Frame 1 (no input): blank canvas, image omitted
Frame 60 (no input): blank canvas, image omitted
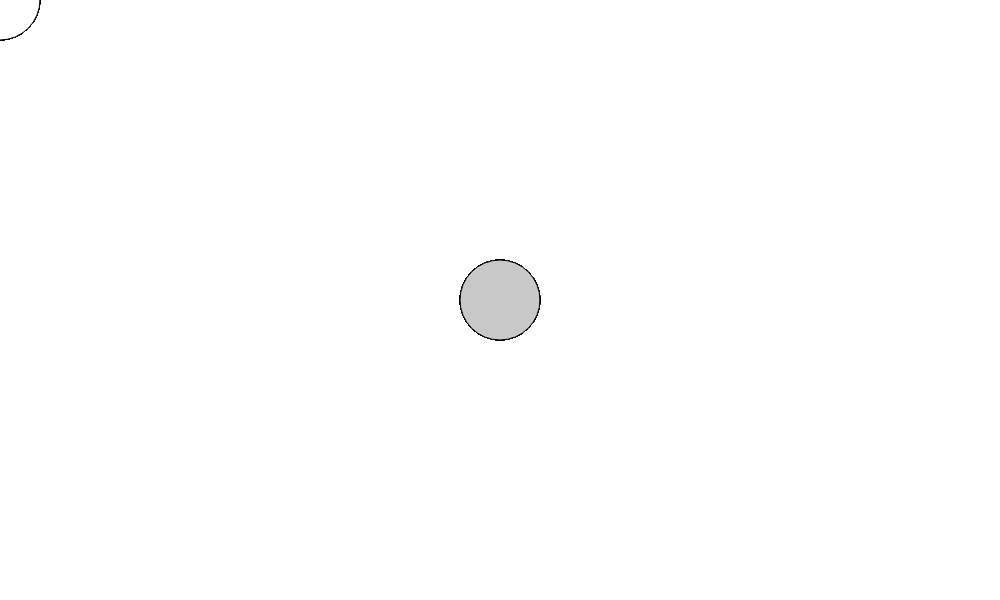
Frame 120 (the mouse pressed at the canvas centre since frame 60)

The p5.js sketch whose frames 1 and 60 were blank and that drew this single picture after the mouse press (run headless with seeded random() and noise() and a simulated clock; from frame 60 on, the mouse is pressed at the canvas centre):

// p5.js sketch
// ── sketch.js
function setup() {
  createCanvas(1000, 600);
}

function draw() {
  if(mouseIsPressed){
    fill(200);
  } else {
    fill(255);
  }

  ellipse(mouseX, mouseY, 80, 80);
}
